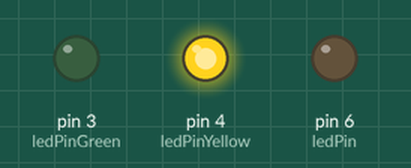
Simulated run of this sketch. Board: Arduino Uno, built with avr-gcc and run on an emulated ATmega328P. Parts: output pins drawn as LEDs (lit = HIGH).

Above: at 1.5 s.
At 5.0 s:
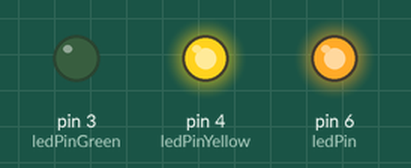
At 7.5 s:
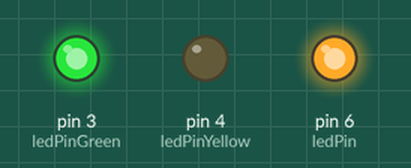
Timing chart, 0 to 10.4 s (numbered marks = the images above):
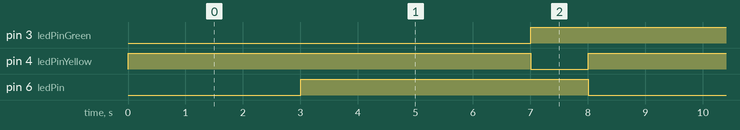

The sketch:

TrafficLightsSwitch.ino
```cpp
const int buttonPin = 7;
const int buttonPin1 = 9;
const int buttonPin2 = 8;
const int ledPin = 6;    // the number of the LED pin
const int ledPinYellow = 4;
const int ledPinGreen = 3;
unsigned long timerOne = 0;
bool state;

// variables will change:
int buttonState = 0;  // variable for reading the pushbutton status
int buttonState1 = 0;  // variable for reading the pushbutton status
int buttonState2 = 0;

void setup() {
  // initialize the LED pin as an output:
  pinMode(ledPin, OUTPUT);
  pinMode(ledPinYellow, OUTPUT);
  pinMode(ledPinGreen, OUTPUT);
  // initialize the pushbutton pin as an input:
  pinMode(buttonPin, INPUT);
  pinMode(buttonPin1, INPUT);
  pinMode(buttonPin2, INPUT);
}

void loop() {
    digitalWrite(ledPinYellow, HIGH);
    digitalWrite(ledPin, LOW);
    delay(3000);
    digitalWrite(ledPin, HIGH);
    digitalWrite(ledPinGreen, LOW);
    delay(4000);
    digitalWrite(ledPinGreen, HIGH);
    digitalWrite(ledPinYellow, LOW);
    delay(1000);

}
```

Measured:
- by itself, pin 3 (ledPinGreen): alternates HIGH for 4.0 s and LOW for 4.0 s
- by itself, pin 4 (ledPinYellow): alternates HIGH for 7.0 s and LOW for 1.0 s
- by itself, pin 6 (ledPin): alternates HIGH for 5.0 s and LOW for 3.0 s
